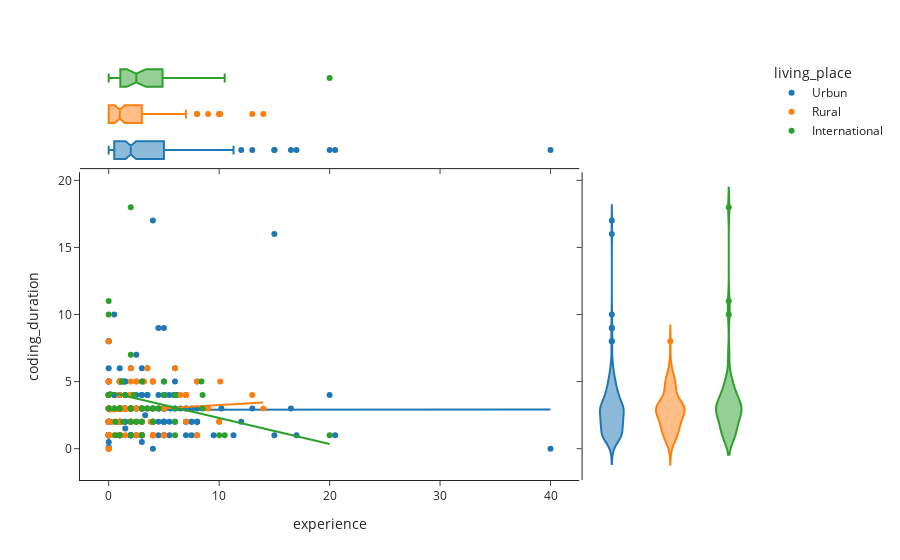

Notebook code for this chart:
### Code cell
fig = px.scatter(df, x="experience", y="coding_duration", color="living_place", marginal_y="violin",
           marginal_x="box", trendline="ols", template="simple_white")
fig.show()

### Figure 1 — Plotly figure (JSON) as saved in the notebook; plotly's stock layout.template omitted (floating-point values rounded to 4 significant figures; data arrays with more than 128 entries replaced by an {"elided": "..."} marker saying what was removed)
{"data": [{"hovertemplate": "living_place=Urbun<br>experience=%{x}<br>coding_duration=%{y}<extra></extra>", "legendgroup": "Urbun", "marker": {"color": "#1F77B4", "symbol": "circle"}, "mode": "markers", "name": "Urbun", "orientation": "v", "showlegend": true, "type": "scatter", "x": {"elided": "217 float values"}, "xaxis": "x", "y": {"elided": "217 float values"}, "yaxis": "y"}, {"alignmentgroup": "True", "hovertemplate": "living_place=Urbun<br>experience=%{x}<extra></extra>", "legendgroup": "Urbun", "marker": {"color": "#1F77B4", "symbol": "circle"}, "name": "Urbun", "notched": true, "offsetgroup": "Urbun", "showlegend": false, "type": "box", "x": {"elided": "217 float values"}, "xaxis": "x3", "yaxis": "y3"}, {"alignmentgroup": "True", "hovertemplate": "living_place=Urbun<br>coding_duration=%{y}<extra></extra>", "legendgroup": "Urbun", "marker": {"color": "#1F77B4", "symbol": "circle"}, "name": "Urbun", "offsetgroup": "Urbun", "scalegroup": "y", "showlegend": false, "type": "violin", "xaxis": "x2", "y": {"elided": "217 float values"}, "yaxis": "y2"}, {"hovertemplate": "<b>OLS trendline</b><br>coding_duration = 0.000249338 * experience + 2.90289<br>R<sup>2</sup>=0.000000<br><br>living_place=Urbun<br>experience=%{x}<br>coding_duration=%{y} <b>(trend)</b><extra></extra>", "legendgroup": "Urbun", "marker": {"color": "#1F77B4", "symbol": "circle"}, "mode": "lines", "name": "Urbun", "showlegend": false, "type": "scatter", "x": {"elided": "217 float values"}, "xaxis": "x", "y": {"elided": "217 float values"}, "yaxis": "y"}, {"hovertemplate": "living_place=Rural<br>experience=%{x}<br>coding_duration=%{y}<extra></extra>", "legendgroup": "Rural", "marker": {"color": "#FF7F0E", "symbol": "circle"}, "mode": "markers", "name": "Rural", "orientation": "v", "showlegend": true, "type": "scatter", "x": [3.5, 0.5, 2.5, 0, 9, 1, 0, 0, 14, 2.5, 0, 0, 1, 1, 0, 0, 0, 5, 0, 4, 1, 1, 13, 10, 3.8, 5, 0, 0, 0, 1, 0, 0, 2, 1, 5, 2, 0.5, 6, 0, 7, 0, 1, 4, 7, 0, 1, 0, 0, 0, 0, 3.2, 4, 3, 1, 4, 2, 2.5, 6.5, 0, 0, 2, 8, 4, 0, 1, 1, 8, 1, 1, 0, 0, 0.5, 10, 0, 2.5, 10.1, 1, 0, 0, 0, 0, 0, 2, 3, 2, 1, 4, 3, 0, 1.5, 2.5, 2, 1, 3, 0, 0, 1, 2, 2, 0, 0, 1.3, 2, 3, 1.5, 3, 0, 1.5, 4, 2, 7], "xaxis": "x", "y": [6, 3, 3, 3, 3, 3, 1, 2, 3, 1, 3, 2, 3, 3, 1, 2, 4, 1, 4, 1, 2, 3, 4, 2, 2, 3, 3, 3, 2, 2, 8, 3, 2, 3, 1, 4, 2, 6, 5, 4, 5, 1, 3, 2, 4, 5, 3, 3, 1, 1, 5, 1, 2, 5, 2, 3, 3, 4, 5, 2, 4, 1, 5, 3, 3, 2, 5, 1, 3, 1, 2, 1, 2, 1, 5, 5, 4, 4, 3, 0, 3, 3, 3, 3, 2, 2, 5, 2, 3, 1, 5, 6, 2, 3, 4, 0, 3, 2, 5, 3, 3, 3, 3, 2, 3, 1, 3, 3, 1, 3, 4], "yaxis": "y"}, {"alignmentgroup": "True", "hovertemplate": "living_place=Rural<br>experience=%{x}<extra></extra>", "legendgroup": "Rural", "marker": {"color": "#FF7F0E", "symbol": "circle"}, "name": "Rural", "notched": true, "offsetgroup": "Rural", "showlegend": false, "type": "box", "x": [3.5, 0.5, 2.5, 0, 9, 1, 0, 0, 14, 2.5, 0, 0, 1, 1, 0, 0, 0, 5, 0, 4, 1, 1, 13, 10, 3.8, 5, 0, 0, 0, 1, 0, 0, 2, 1, 5, 2, 0.5, 6, 0, 7, 0, 1, 4, 7, 0, 1, 0, 0, 0, 0, 3.2, 4, 3, 1, 4, 2, 2.5, 6.5, 0, 0, 2, 8, 4, 0, 1, 1, 8, 1, 1, 0, 0, 0.5, 10, 0, 2.5, 10.1, 1, 0, 0, 0, 0, 0, 2, 3, 2, 1, 4, 3, 0, 1.5, 2.5, 2, 1, 3, 0, 0, 1, 2, 2, 0, 0, 1.3, 2, 3, 1.5, 3, 0, 1.5, 4, 2, 7], "xaxis": "x3", "yaxis": "y3"}, {"alignmentgroup": "True", "hovertemplate": "living_place=Rural<br>coding_duration=%{y}<extra></extra>", "legendgroup": "Rural", "marker": {"color": "#FF7F0E", "symbol": "circle"}, "name": "Rural", "offsetgroup": "Rural", "scalegroup": "y", "showlegend": false, "type": "violin", "xaxis": "x2", "y": [6, 3, 3, 3, 3, 3, 1, 2, 3, 1, 3, 2, 3, 3, 1, 2, 4, 1, 4, 1, 2, 3, 4, 2, 2, 3, 3, 3, 2, 2, 8, 3, 2, 3, 1, 4, 2, 6, 5, 4, 5, 1, 3, 2, 4, 5, 3, 3, 1, 1, 5, 1, 2, 5, 2, 3, 3, 4, 5, 2, 4, 1, 5, 3, 3, 2, 5, 1, 3, 1, 2, 1, 2, 1, 5, 5, 4, 4, 3, 0, 3, 3, 3, 3, 2, 2, 5, 2, 3, 1, 5, 6, 2, 3, 4, 0, 3, 2, 5, 3, 3, 3, 3, 2, 3, 1, 3, 3, 1, 3, 4], "yaxis": "y2"}, {"hovertemplate": "<b>OLS trendline</b><br>coding_duration = 0.0474197 * experience + 2.77741<br>R<sup>2</sup>=0.009217<br><br>living_place=Rural<br>experience=%{x}<br>coding_duration=%{y} <b>(trend)</b><extra></extra>", "legendgroup": "Rural", "marker": {"color": "#FF7F0E", "symbol": "circle"}, "mode": "lines", "name": "Rural", "showlegend": false, "type": "scatter", "x": [0, 0, 0, 0, 0, 0, 0, 0, 0, 0, 0, 0, 0, 0, 0, 0, 0, 0, 0, 0, 0, 0, 0, 0, 0, 0, 0, 0, 0, 0, 0, 0, 0, 0, 0, 0, 0, 0, 0.5, 0.5, 0.5, 1, 1, 1, 1, 1, 1, 1, 1, 1, 1, 1, 1, 1, 1, 1, 1, 1, 1, 1.3, 1.5, 1.5, 1.5, 2, 2, 2, 2, 2, 2, 2, 2, 2, 2, 2, 2.5, 2.5, 2.5, 2.5, 2.5, 3, 3, 3, 3, 3, 3, 3.2, 3.5, 3.8, 4, 4, 4, 4, 4, 4, 4, 5, 5, 5, 6, 6.5, 7, 7, 7, 8, 8, 9, 10, 10, 10.1, 13, 14], "xaxis": "x", "y": [2.777, 2.777, 2.777, 2.777, 2.777, 2.777, 2.777, 2.777, 2.777, 2.777, 2.777, 2.777, 2.777, 2.777, 2.777, 2.777, 2.777, 2.777, 2.777, 2.777, 2.777, 2.777, 2.777, 2.777, 2.777, 2.777, 2.777, 2.777, 2.777, 2.777, 2.777, 2.777, 2.777, 2.777, 2.777, 2.777, 2.777, 2.777, 2.801, 2.801, 2.801, 2.825, 2.825, 2.825, 2.825, 2.825, 2.825, 2.825, 2.825, 2.825, 2.825, 2.825, 2.825, 2.825, 2.825, 2.825, 2.825, 2.825, 2.825, 2.839, 2.849, 2.849, 2.849, 2.872, 2.872, 2.872, 2.872, 2.872, 2.872, 2.872, 2.872, 2.872, 2.872, 2.872, 2.896, 2.896, 2.896, 2.896, 2.896, 2.92, 2.92, 2.92, 2.92, 2.92, 2.92, 2.929, 2.943, 2.958, 2.967, 2.967, 2.967, 2.967, 2.967, 2.967, 2.967, 3.015, 3.015, 3.015, 3.062, 3.086, 3.109, 3.109, 3.109, 3.157, 3.157, 3.204, 3.252, 3.252, 3.256, 3.394, 3.441], "yaxis": "y"}, {"hovertemplate": "living_place=International<br>experience=%{x}<br>coding_duration=%{y}<extra></extra>", "legendgroup": "International", "marker": {"color": "#2CA02C", "symbol": "circle"}, "mode": "markers", "name": "International", "orientation": "v", "showlegend": true, "type": "scatter", "x": [4, 0.5, 3, 3, 2.5, 0.6, 2, 4.5, 8.4, 6, 2, 4.5, 8.5, 6, 1.2, 2.5, 0.6, 4, 20, 0, 2.3, 2, 8.5, 0, 6, 3, 5, 10, 1, 2, 6, 2, 1.3, 1, 0, 0, 3, 3.5, 2, 0, 4.5, 10.5, 5, 1, 0, 2, 1.5], "xaxis": "x", "y": [3, 3, 5, 2, 2, 2, 3, 3, 5, 4, 3, 3, 4, 1, 5, 2, 1, 2, 1, 3, 4, 7, 3, 4, 2, 1, 5, 1, 1, 1, 3, 3, 2, 3, 10, 11, 3, 3, 18, 4, 3, 1, 4, 3, 3, 2, 4], "yaxis": "y"}, {"alignmentgroup": "True", "hovertemplate": "living_place=International<br>experience=%{x}<extra></extra>", "legendgroup": "International", "marker": {"color": "#2CA02C", "symbol": "circle"}, "name": "International", "notched": true, "offsetgroup": "International", "showlegend": false, "type": "box", "x": [4, 0.5, 3, 3, 2.5, 0.6, 2, 4.5, 8.4, 6, 2, 4.5, 8.5, 6, 1.2, 2.5, 0.6, 4, 20, 0, 2.3, 2, 8.5, 0, 6, 3, 5, 10, 1, 2, 6, 2, 1.3, 1, 0, 0, 3, 3.5, 2, 0, 4.5, 10.5, 5, 1, 0, 2, 1.5], "xaxis": "x3", "yaxis": "y3"}, {"alignmentgroup": "True", "hovertemplate": "living_place=International<br>coding_duration=%{y}<extra></extra>", "legendgroup": "International", "marker": {"color": "#2CA02C", "symbol": "circle"}, "name": "International", "offsetgroup": "International", "scalegroup": "y", "showlegend": false, "type": "violin", "xaxis": "x2", "y": [3, 3, 5, 2, 2, 2, 3, 3, 5, 4, 3, 3, 4, 1, 5, 2, 1, 2, 1, 3, 4, 7, 3, 4, 2, 1, 5, 1, 1, 1, 3, 3, 2, 3, 10, 11, 3, 3, 18, 4, 3, 1, 4, 3, 3, 2, 4], "yaxis": "y2"}, {"hovertemplate": "<b>OLS trendline</b><br>coding_duration = -0.19329 * experience + 4.2183<br>R<sup>2</sup>=0.057636<br><br>living_place=International<br>experience=%{x}<br>coding_duration=%{y} <b>(trend)</b><extra></extra>", "legendgroup": "International", "marker": {"color": "#2CA02C", "symbol": "circle"}, "mode": "lines", "name": "International", "showlegend": false, "type": "scatter", "x": [0, 0, 0, 0, 0, 0, 0.5, 0.6, 0.6, 1, 1, 1, 1.2, 1.3, 1.5, 2, 2, 2, 2, 2, 2, 2, 2.3, 2.5, 2.5, 3, 3, 3, 3, 3.5, 4, 4, 4.5, 4.5, 4.5, 5, 5, 6, 6, 6, 6, 8.4, 8.5, 8.5, 10, 10.5, 20], "xaxis": "x", "y": [4.218, 4.218, 4.218, 4.218, 4.218, 4.218, 4.122, 4.102, 4.102, 4.025, 4.025, 4.025, 3.986, 3.967, 3.928, 3.832, 3.832, 3.832, 3.832, 3.832, 3.832, 3.832, 3.774, 3.735, 3.735, 3.638, 3.638, 3.638, 3.638, 3.542, 3.445, 3.445, 3.348, 3.348, 3.348, 3.252, 3.252, 3.059, 3.059, 3.059, 3.059, 2.595, 2.575, 2.575, 2.285, 2.189, 0.3525], "yaxis": "y"}], "layout": {"legend": {"title": {"text": "living_place"}, "tracegroupgap": 0}, "margin": {"t": 60}, "xaxis": {"anchor": "y", "domain": [0, 0.7363], "title": {"text": "experience"}}, "xaxis2": {"anchor": "y2", "domain": [0.7413, 1], "matches": "x2", "showline": false, "showticklabels": false, "ticks": ""}, "xaxis3": {"anchor": "y3", "domain": [0, 0.7363], "matches": "x", "showticklabels": false}, "xaxis4": {"anchor": "y4", "domain": [0.7413, 1], "matches": "x2", "showline": false, "showticklabels": false, "ticks": ""}, "yaxis": {"anchor": "x", "domain": [0, 0.7326], "title": {"text": "coding_duration"}}, "yaxis2": {"anchor": "x2", "domain": [0, 0.7326], "matches": "y", "showticklabels": false}, "yaxis3": {"anchor": "x3", "domain": [0.7426, 1], "matches": "y3", "showline": false, "showticklabels": false, "ticks": ""}, "yaxis4": {"anchor": "x4", "domain": [0.7426, 1], "matches": "y3", "showline": false, "showticklabels": false, "ticks": ""}}}
